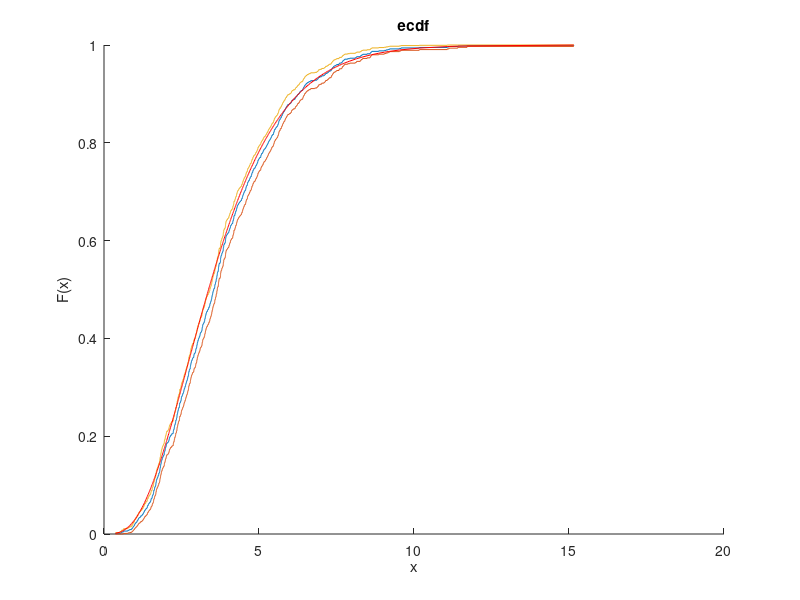

Source code (MATLAB):
clc
clear all

M=1000;
lambda=1;

n=3.7;

summed=mod(n,1)*exprnd(lambda,M,1)+gamrnd(floor(n),lambda,M,1);

figure(1)
clf
hold on

ecdf(summed,'bounds','on')
[f,x]=ecdf(summed);
plot(x,gamcdf(x,n,lambda),'r')